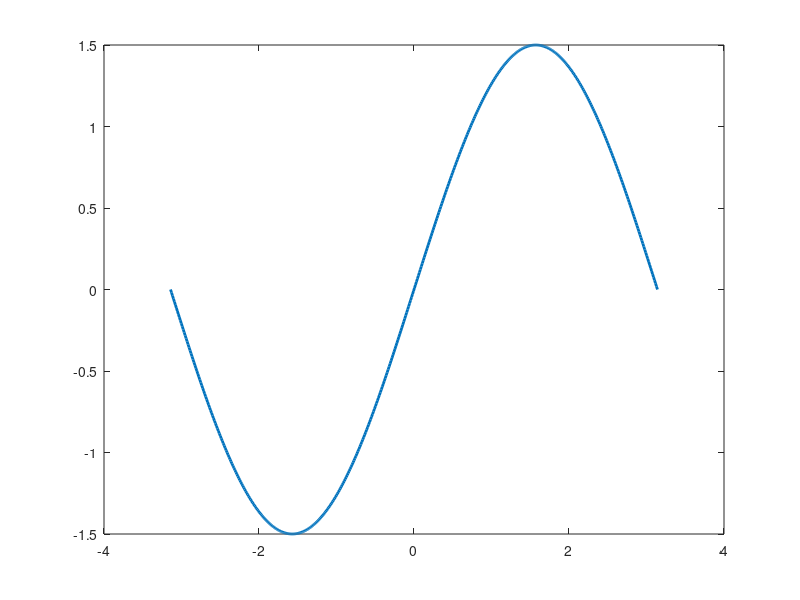

MATLAB code to generate this figure: (Note: this script raises an error after producing the figure.)
eta = linspace(-pi,pi,500);
K = 1.5;

P = K*sin(eta);

figure
plot(eta,P,'LineWidth',2)
hold on

P0 = 0.6;                                   % Change to scale hw=owever

yline(P0,'k--','LineWidth',2)

% Equilibrium ptz
eta1 = asin(P0/K);
eta2 = pi - eta1;

plot(eta1,P0,'ro','MarkerFaceColor','r','MarkerSize',16)
plot(eta2,P0,'ko','MarkerSize',16)

ax = gca;
ax.TickLabelInterpreter = 'latex';
ax.FontSize = 12;

xline(pi/2,'r--','LineWidth',1.5)
xline(-pi/2,'r--','LineWidth',1.5)

xlabel('$\eta$', 'Interpreter', 'latex', 'FontSize', 16)
ylabel('$P = K \sin(\eta)$', 'Interpreter', 'latex', 'FontSize', 16)

grid on
set(gca,'FontSize',12)
set(gcf,'Color','w')

exportgraphics(gcf,'power_transfer_curve.pdf','ContentType','vector')
